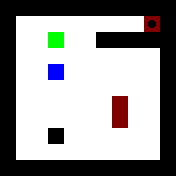

This game map was drawn from its Tiled (.tmx) file and the tilesets committed beside it. A one-line description and the full map source follow:
An orthogonal 11x11 tile map with 16x16 px tiles, 2 tile layers (Layer1, Layer2).

<map version="1.0" orientation="orthogonal" renderorder="right-down" width="11" height="11" tilewidth="16" tileheight="16" nextobjectid="1">
 <tileset firstgid="1" source="../Tiles.tsx" />
 <layer name="Layer1" width="11" height="11">
  <data encoding="csv">
1,1,1,1,1,1,1,1,1,1,1,
1,5,5,5,5,5,5,5,5,5,1,
1,5,5,5,5,5,1,1,1,1,1,
1,5,5,5,5,5,5,5,5,5,1,
1,5,5,5,5,5,5,5,5,5,1,
1,5,5,5,5,5,5,5,5,5,1,
1,5,5,5,5,5,5,5,5,5,1,
1,5,5,5,5,5,5,5,5,5,1,
1,5,5,1,5,5,5,5,5,5,1,
1,5,5,5,5,5,5,5,5,5,1,
1,1,1,1,1,1,1,1,1,1,1
</data>
 </layer>
 <layer name="Layer2" width="11" height="11">
  <data encoding="csv">
0,0,0,0,0,0,0,0,0,0,0,
0,0,0,0,0,0,0,0,0,7,0,
0,0,0,4,0,0,0,0,0,0,0,
0,0,0,0,0,0,0,0,0,0,0,
0,0,0,14,0,0,0,0,0,0,0,
0,0,0,0,0,0,0,0,0,0,0,
0,0,0,0,0,0,0,3,0,0,0,
0,0,0,0,0,0,0,3,0,0,0,
0,0,0,0,0,0,0,0,0,0,0,
0,0,0,0,0,0,0,0,0,0,0,
0,0,0,0,0,0,0,0,0,0,0
</data>
 </layer>
</map>
